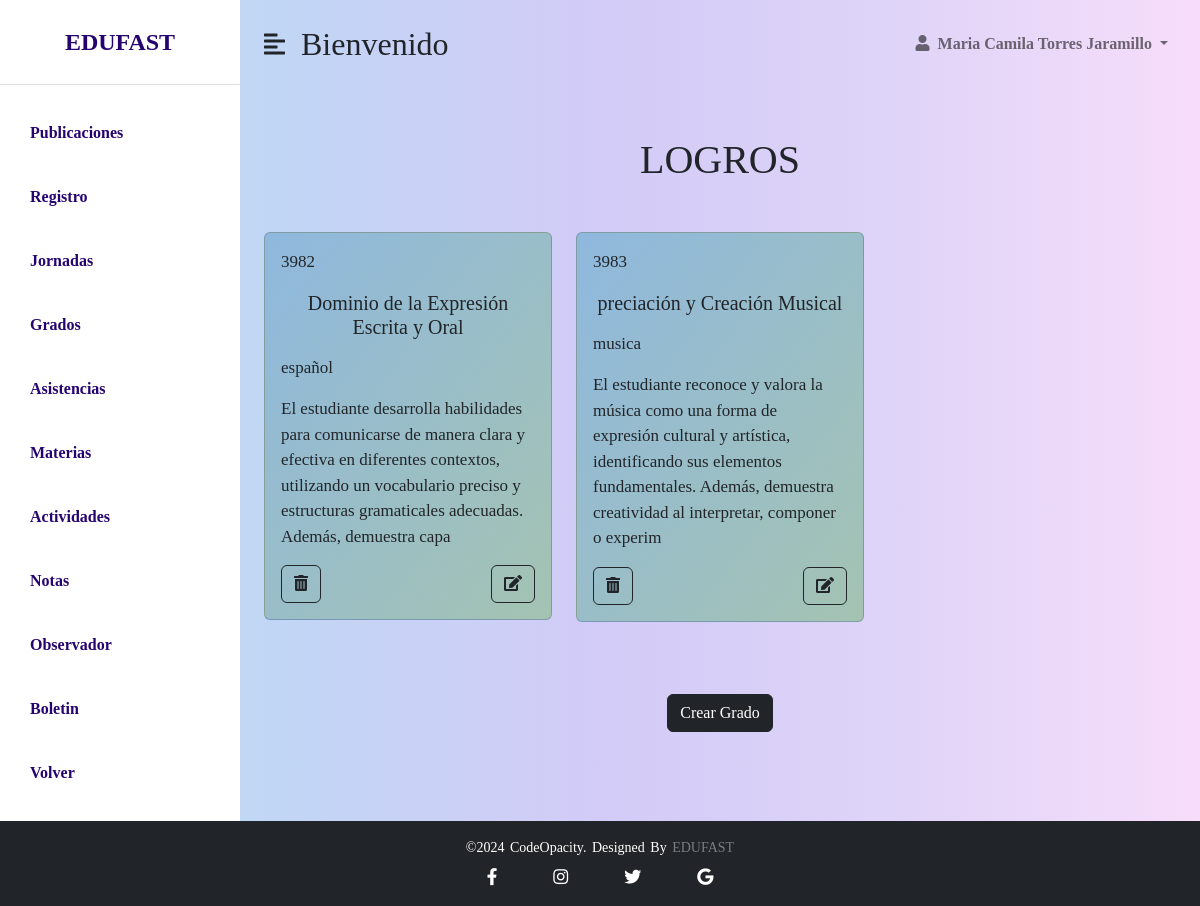
The page /profesor/logrophp/logros.php on the database as committed earlier.
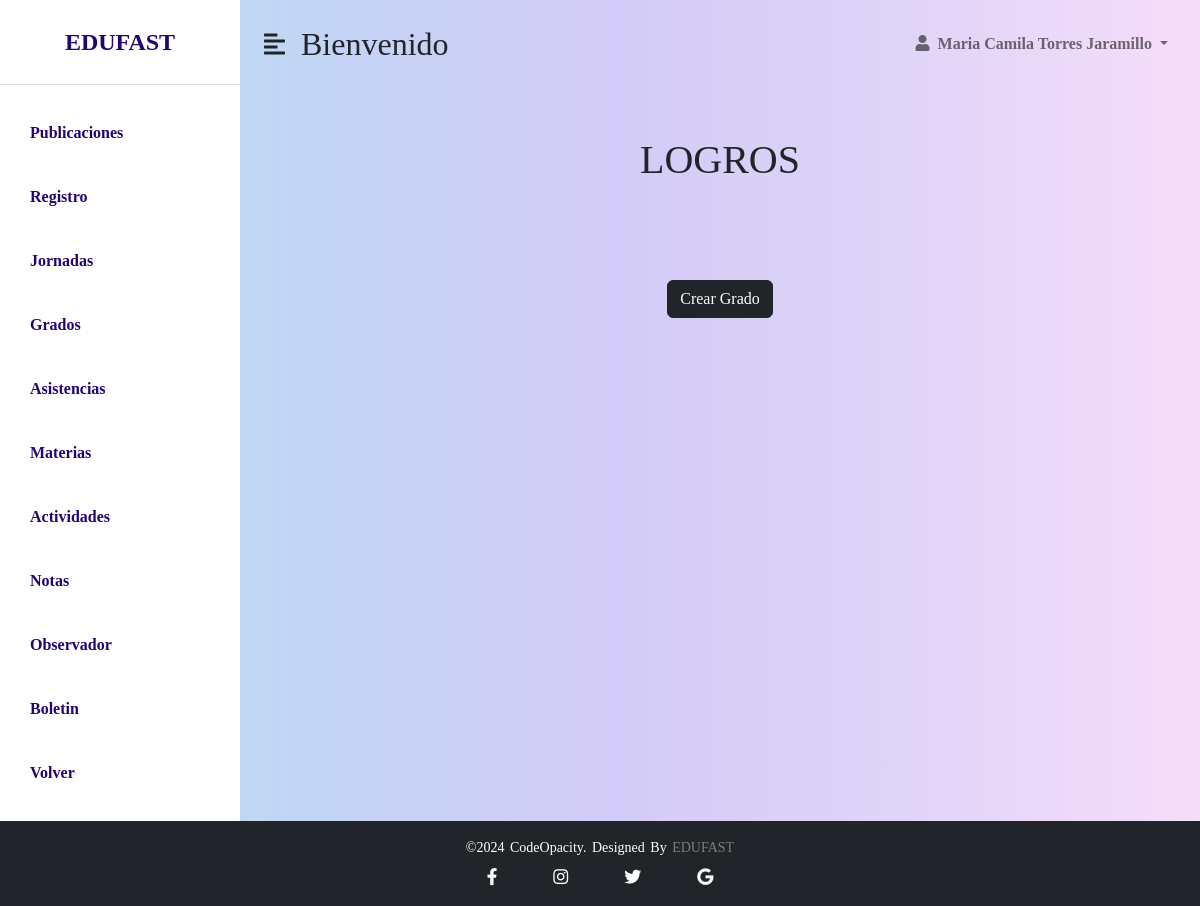
The same page on the database as committed later.
### tables this page shows
CREATE TABLE IF NOT EXISTS `logro` (
  `id_logro` INT NOT NULL,
  `nombre_logro` CHAR(100) NULL,
  `descripcion_logro` CHAR(200) NULL,
  `grado_id_grado` INT NOT NULL,
  `materia_id_materia` INT NOT NULL,
  PRIMARY KEY (`grado_id_grado`, `id_logro`, `materia_id_materia`),
  INDEX `fk_logro_grado1_idx` (`grado_id_grado` ASC),
  INDEX `fk_logro_materia1_idx` (`materia_id_materia` ASC),
  CONSTRAINT `fk_logro_grado1`
    FOREIGN KEY (`grado_id_grado`)
    REFERENCES `grado` (`id_grado`)
    ON DELETE NO ACTION
    ON UPDATE NO ACTION,
  CONSTRAINT `fk_logro_materia1`
    FOREIGN KEY (`materia_id_materia`)
    REFERENCES `materia` (`id_materia`)
    ON DELETE NO ACTION
    ON UPDATE NO ACTION);

CREATE TABLE IF NOT EXISTS `materia` (
  `id_materia` INT NOT NULL AUTO_INCREMENT,
  `materia` CHAR(45) NULL,
  `area_id_area` INT NOT NULL,
  PRIMARY KEY (`id_materia`, `area_id_area`),
  INDEX `fk_materia_area1_idx` (`area_id_area` ASC),
  CONSTRAINT `fk_materia_area1`
    FOREIGN KEY (`area_id_area`)
    REFERENCES `area` (`id_area`)
    ON DELETE NO ACTION
    ON UPDATE NO ACTION);

### profesor/logrophp/consultarLogro.php (called while the page is built, shortened)
<?php
require_once "conexion.php";
try {
    $sentencia = $base_de_datos->prepare(" SELECT logro.*, materia.*
FROM logro
INNER JOIN materia ON materia.id_materia = logro.materia_id_materia
    ");
    $sentencia->execute();
    $logros = $sentencia->fetchAll(PDO::FETCH_OBJ);
} catch (PDOException $e) {
    echo "Error: " . $e->getMessage();
    exit();
}
?>

### profesor/logrophp/logros.php (the view, shortened to what this page needs)
<?php
include "consultarLogro.php";
?>
<!DOCTYPE html>
<html lang="en">
<head>
    <link href="https://cdn.jsdelivr.net/npm/bootstrap@5.0.0-beta3/dist/css/bootstrap.min.css" rel="stylesheet" />
    <link rel="stylesheet" href="https://cdnjs.cloudflare.com/ajax/libs/font-awesome/5.15.3/css/all.min.css" />
    <link rel="stylesheet" href="../../css/nav.css" />
</head>
<body>
    <div class="d-flex" id="wrapper">
        <div class="listado" id="sidebar-wrapper">
            <div class="sidebar-heading text-center py-4 primary-text fs-4 fw-bold text-uppercase border-bottom">EDUFAST</div>
            <div class="list-group list-group-flush my-3">
                <a href="../publicaciones/vistas/publicaciones_crear.php" class="list-group-item list-group-item-action bg-transparent second-text fw-bold">Publicaciones</a>
                <a href="../registro/view/index_registros.php" class="list-group-item list-group-item-action bg-transparent second-text fw-bold">Registro</a>
                <a href="../jornadas/vistas/jornadas.php" class="list-group-item list-group-item-action bg-transparent second-text fw-bold">Jornadas</a>
                <a href="../grados/vistas/grados.php" class="list-group-item list-group-item-action bg-transparent second-text fw-bold">Grados</a>
                <a href="../asistencia/listados.php" class="list-group-item list-group-item-action bg-transparent second-text fw-bold">Asistencias</a>
                <a href="../materiaphp/materia.php" class="list-group-item list-group-item-action bg-transparent second-text fw-bold">Materias</a>
                <a href="../actividad/actividad.php" class="list-group-item list-group-item-action bg-transparent second-text fw-bold">Actividades</a>
                <a href="../notas/notas.php" class="list-group-item list-group-item-action bg-transparent second-text fw-bold">Notas</a>
                <a href="../Observador/view/vista_o.html" class="list-group-item list-group-item-action bg-transparent second-text fw-bold">Observador</a>
                <a href="../Boletin/view/boletin.html" class="list-group-item list-group-item-action bg-transparent second-text fw-bold">Boletin</a>
                <a href="../../admin/pag_principal.php" class="list-group-item list-group-item-action bg-transparent second-text fw-bold">Volver</a>            </div>
        </div>
        <div id="page-content-wrapper">
            <nav class="navbar navbar-expand-lg navbar-light bg-transparent py-4 px-4">
                <div class="d-flex align-items-center">
                    <i class="fas fa-align-left fs-4 me-3" id="menu-toggle"></i>
                    <h2 class="fs-2 m-0">Bienvenido</h2>
                </div>
                <div class="collapse navbar-collapse" id="navbarSupportedContent">
                    <ul class="navbar-nav ms-auto mb-2 mb-lg-0">
                        <li class="nav-item dropdown">
                            <a class="nav-link dropdown-toggle second-text fw-bold" href="#" id="navbarDropdown"
                                role="button" data-bs-toggle="dropdown" aria-expanded="false">
                                <i class="fas fa-user me-2"></i>Maria Camila Torres Jaramillo
                            </a>
                        </li>
                    </ul>
                </div>
            </nav>
            <div class="container mt-5">
                <div class="row">
                    <main class="main-container">
                        <section class="container">
                            <h1 class="title text-center mb-5">LOGROS</h1>
                            <section class="row">
                                <?php foreach ($logros as $logro): ?>
                                    <section class="col-lg-4 col-md-8 col-sm-8 col-12 mb-4">
                                        <section class="card">
                                            <section class="card-body">
                                                <div class="card-color">
                                                    <p class="card-text text-left"><?php echo htmlspecialchars($logro->id_logro); ?> <h5 class="text-center"><?php echo htmlspecialchars($logro->nombre_logro); ?></h5></p>
                                                    <p class="card-text text-left"><?php echo htmlspecialchars($logro->materia); ?></p>
                                                    <p class="card-text text-left"><?php echo htmlspecialchars($logro->descripcion_logro); ?></p>
                                                    <div class="d-flex justify-content-between">
                                                        <button type="button" class="btn btn-outline-dark boton-carrito" data-bs-toggle="modal" data-bs-target="#eliminarModal<?=$logro->id_logro?>"><i class="fas fa-trash-alt"></i></button>
                                                        <button type="button" class="btn btn-outline-dark" data-bs-toggle="modal" data-bs-target="#actualizar<?=$logro->id_logro?>"><i class="fas fa-edit"></i></button>
                                                    </div>
                                                </div>
                                            </section>
                                        </section>
                                    </section>
                                <?php endforeach; ?>
                            </section>
                            <div class="d-flex justify-content-center mt-5">
                                <a class="btn btn-dark" type="button" data-bs-toggle="modal" data-bs-target="#crear">Crear Grado</a>
                            </div>
                        </section>
                    </main>
                </div>
            </div>
        </div>
    </div>
    <footer class="footer-bottom bg-dark text-white text-center py-3 mt-auto">
        <p class="mb-0">©2024 codeOpacity. Designed by <span>EDUFAST</span></p>
        <div class="socials d-flex justify-content-center mt-2">
            <a href="https://www.facebook.com/cedid.sanpablo.3?locale=es_LA" class="text-white mx-2"><i class="fab fa-facebook-f"></i></a>
            <a href="https://www.instagram.com/plumapaulista/" class="text-white mx-2"><i class="fab fa-instagram"></i></a>
            <a href="https://x.com/Cedidsanpablo" class="text-white mx-2"><i class="fab fa-twitter"></i></a>
            <a href="mailto:cedidsanpablobosa7@educacionbogota.edu.co" class="text-white mx-2"><i class="fab fa-google"></i></a>
        </div>
    </footer>
</body>
</html>

### css/nav.css (style rules this page uses)
body { margin: 0; padding: 0; font-family: serif; background-color: #EAF4F4; background-image: linear-gradient( to right, #bae3f3, #c2d5f5, #d2cbf7, #dfd4f8, #f7ddfa ); display: flex; flex-direction: column; min-height: 100vh; }
:root { --main-bg-color: #009d63; --main-text-color: #009d63; --second-text-color:#250470; --second-bg-color: #c1efde; --three-bg-color:#a4a4a4; --fourth-bg-color:#545454; }
.listado { background-color: white; }
.primary-text { color: var( --second-text-color); }
.second-text { color: var( --second-text-color); }
#wrapper { overflow-x: hidden; background-image: linear-gradient( to right, #bae3f3, #c2d5f5, #d2cbf7, #dfd4f8, #f7ddfa ); }
#sidebar-wrapper { min-height: 100vh; margin-left: -15rem; -webkit-transition: margin 0.25s ease-out; -moz-transition: margin 0.25s ease-out; -o-transition: margin 0.25s ease-out; transition: margin 0.25s ease-out; }
#sidebar-wrapper .sidebar-heading { padding: 0.875rem 1.25rem; font-size: 1.2rem; }
#sidebar-wrapper .list-group { width: 15rem; }
#page-content-wrapper { min-width: 100vw; }
#menu-toggle { cursor: pointer; }
.list-group-item { border: none; padding: 20px 30px; }
.socials { list-style: none; display: flex; align-items: center; justify-content: center; }
.socials a { text-decoration: none; color: #fff; }
.socials a i { font-size: 17px; padding: 0px 20px; transition: color .4s ease; }
.footer-bottom { background: #000; width: 100%; padding: 20px 0; text-align: center; }
.footer-bottom p { font-size: 14px; color: white; word-spacing: 2px; text-transform: capitalize; }
.footer-bottom span { text-transform: uppercase; opacity: .4; font-weight: 200; }
@media (min-width: 768px) { #sidebar-wrapper { margin-left: 0; } }
@media (min-width: 768px) { #page-content-wrapper { min-width: 0; width: 100%; } }

### profesor/logrophp/logros.php (style rules this page uses)
.container { font-family: serif; font-size: 17px; }
.card { background: linear-gradient(to bottom right, #8FB8DE, #A4C3B2); }

Rows that differ between the two databases and show on the page:
removed logro: id_logro "3982", nombre_logro "Dominio de la Expresión Escrita y Oral", materia.materia "español", descripcion_logro "El estudiante desarrolla habilidades para comunicarse de manera clara y efectiva en diferentes contextos, utilizando un vocabulario preciso y estructuras gramaticales adecuadas. Además, demuestra capa"
removed logro: id_logro "3983", nombre_logro "preciación y Creación Musical", materia.materia "musica", descripcion_logro "El estudiante reconoce y valora la música como una forma de expresión cultural y artística, identificando sus elementos fundamentales. Además, demuestra creatividad al interpretar, componer o experim"
